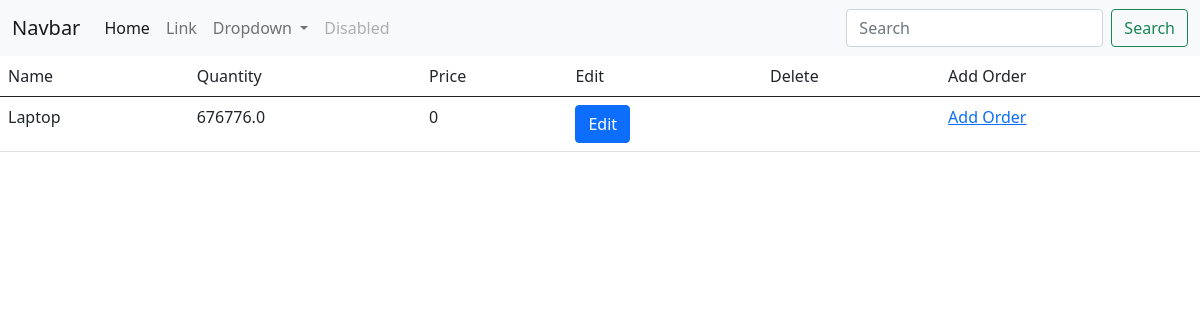
/all/product/, run on an earlier commit of the app's database.
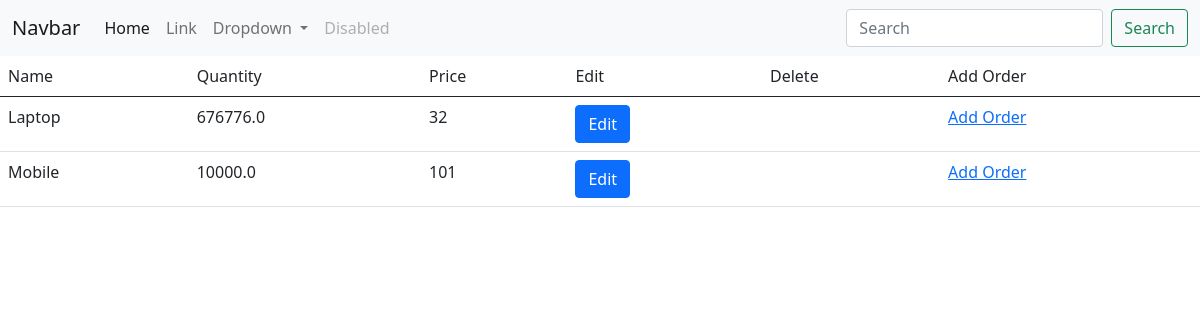
And on a later commit of the database.
### app/models.py (models this page shows)
class Product(models.Model):
	product_name = models.CharField(max_length=100)
	price = models.FloatField()
	quantity = models.IntegerField()

### app/views.py (the view)
# urls.py: path('all/product/',views.all_product_view,name='all_product_view'),
def all_product_view(request):
	products = Product.objects.all()
	return render(request,'all_product.html',{'products':products})

### template/all_product.html (shortened to what this page needs)
{% extends 'base.html' %}
{% block body %}
<table class="table">
	<thead>
		<tr>
			<td> Name</td>
			<td> Quantity</td>
			<td> Price</td>
			<td> Edit</td>
			<td>Delete</td>
			<td> Add Order</td>
		</tr>
	</thead>
	<tbody>
		{% for i in products %}
		<tr>
			<td class="{{i.id}}">{{i.product_name}}</td>
			<td class="{{i.id}}">{{i.price}}</td>
			<td class="{{i.id}}">{{i.quantity}}</td>
			<td>
				<button type="button" class="btn btn-primary pro_edit" data-toggle="modal" data-target="#exampleModal" data-whatever="@mdo" id="{{i.id}}">Edit</button></td>
			<td></td>
			<td><a href="{% url 'add_order_view' %}?id={{i.id}}">Add Order</a></td>
		</tr>
		{% endfor %}
	</tbody>
</table>
{% endblock %}

### template/base.html (shortened to what this page needs)
<!doctype html>
<html lang="en">
  <head>
    <link href="https://cdn.jsdelivr.net/npm/bootstrap@5.0.0-beta1/dist/css/bootstrap.min.css" rel="stylesheet">
  </head>
  <body>
  	<nav class="navbar navbar-expand-lg navbar-light bg-light">
  <div class="container-fluid">
    <a class="navbar-brand" href="#">Navbar</a>
    <div class="collapse navbar-collapse" id="navbarSupportedContent">
      <ul class="navbar-nav me-auto mb-2 mb-lg-0">
        <li class="nav-item">
          <a class="nav-link active" aria-current="page" href="#">Home</a>
        </li>
        <li class="nav-item">
          <a class="nav-link" href="#">Link</a>
        </li>
        <li class="nav-item dropdown">
          <a class="nav-link dropdown-toggle" href="#" id="navbarDropdown" role="button" data-bs-toggle="dropdown" aria-expanded="false">
            Dropdown
          </a>
        </li>
        <li class="nav-item">
          <a class="nav-link disabled" href="#" tabindex="-1" aria-disabled="true">Disabled</a>
        </li>
      </ul>
      <form class="d-flex">
        <input class="form-control me-2" type="search" placeholder="Search" aria-label="Search">
        <button class="btn btn-outline-success" type="submit">Search</button>
      </form>
    </div>
  </div>
</nav>
  {% block body %}
  {% endblock %}
  </body>
</html>

What changed in the data, as far as the page shows it:
changed Product "Laptop": quantity "0" → "32"
added Product: product_name "Mobile", price "10000.0", quantity "101"
